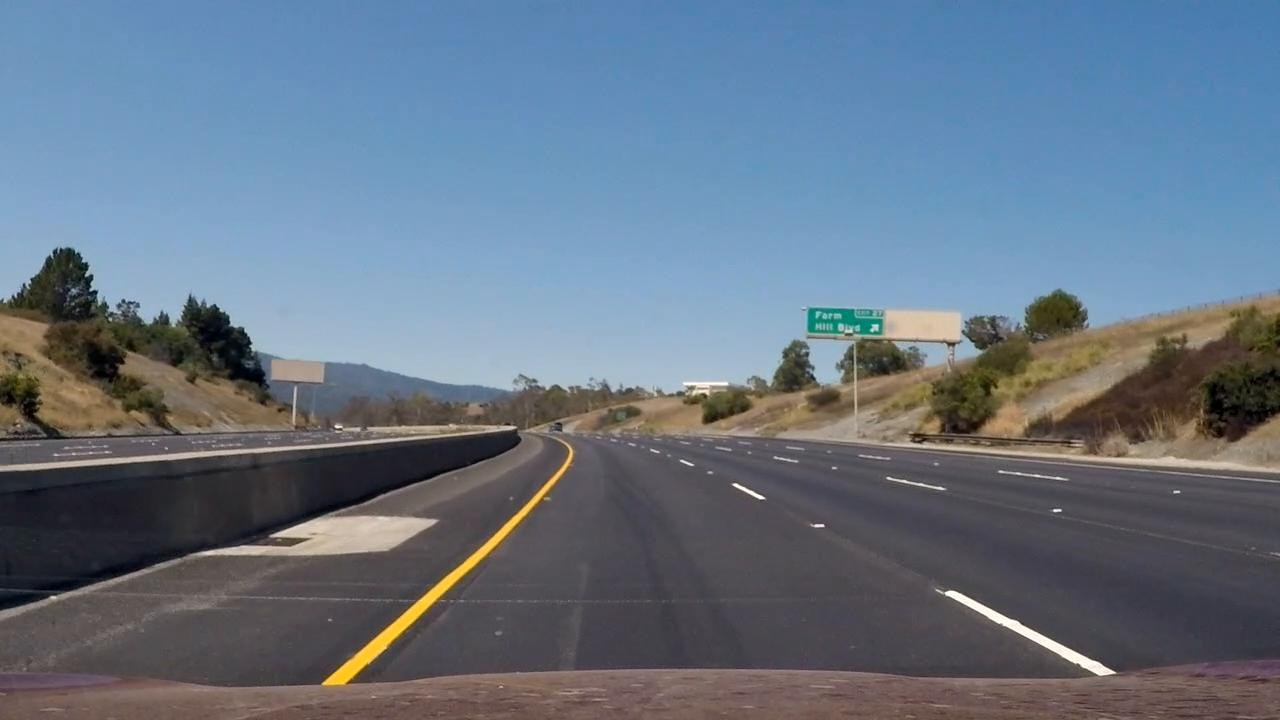
#> input picture test_18.jpg, 1280 x 720 px
$ python main.py   (older library calls are emulated)
#> lines starting #> are read from the running program, lines starting #| are printed output that depends on the picture; after the words box and inside, x2 and y2 are one past the last pixel; in counts of white or black regions, pixels touching at a corner belong together; long printed decimals are rounded
import sys
import numpy as np
import cv2
import matplotlib.pyplot as plt
import matplotlib.image as mpimg
import pickle
from scipy.misc import imshow

def weighted_img(img, initial_img, α=0.8, β=1., λ=0.):
    """
    `img` is the output of the hough_lines(), An image with lines drawn on it.
    Should be a blank image (all black) with lines drawn on it.

    `initial_img` should be the image before any processing.

    The result image is computed as follows:

    initial_img * α + img * β + λ
    NOTE: initial_img and img must be the same shape!
    """
    return cv2.addWeighted(initial_img, α, img, β, λ)

def draw_lines(img, lines, color=[0, 0, 255], thickness=10):
    """
    NOTE: this is the function you might want to use as a starting point once you want to
    average/extrapolate the line segments you detect to map out the full
    extent of the lane (going from the result shown in raw-lines-example.mp4
    to that shown in P1_example.mp4).

    Think about things like separating line segments by their
    slope ((y2-y1)/(x2-x1)) to decide which segments are part of the left
    line vs. the right line.  Then, you can average the position of each of
    the lines and extrapolate to the top and bottom of the lane.

    This function draws `lines` with `color` and `thickness`.
    Lines are drawn on the image inplace (mutates the image).
    If you want to make the lines semi-transparent, think about combining
    this function with the weighted_img() function below
    """
    k_left = 0
    k_right = 0
    line_left = 0
    line_right = 0
    x1_left = 0
    y1_left = 0
    x2_left = 0
    y2_left = 0

    x1_right = 0
    y1_right = 0
    x2_right = 0
    y2_right = 0

    for line in lines:
        for x1,y1,x2,y2 in line:
            if ((y2-y1)/(x2-x1)<0):
                x1_left = x1_left + x1
                y1_left = y1_left + y1
                x2_left = x2_left + x2
                y2_left = y2_left + y2

                line_left = line_left + 1
            elif ((y2-y1)/(x2-x1)>0):
                x1_right = x1_right + x1
                y1_right = y1_right + y1
                x2_right = x2_right + x2
                y2_right = y2_right + y2
                line_right = line_right + 1

    x1_left = x1_left/line_left
    y1_left = y1_left/line_left
    x2_left = x2_left/line_left
    y2_left = y2_left/line_left

    x1_right = x1_right/line_right
    y1_right = y1_right/line_right
    x2_right = x2_right/line_right
    y2_right = y2_right/line_right

    k_left = (y2_left-y1_left)/(x2_left-x1_left)
    k_right = (y2_right-y1_right)/(x2_right-x1_right)


    y1_left_fin = 480
    x1_left_fin = x2_left - (y2_left-y1_left_fin)/k_left
    y2_left_fin = img.shape[0]
    x2_left_fin = x2_left - (y2_left-y2_left_fin)/k_left

    y1_right_fin = 480
    x1_right_fin = x2_right - (y2_right-y1_right_fin)/k_right
    y2_right_fin = img.shape[0]
    x2_right_fin = x2_right - (y2_right-y2_right_fin)/k_right

    return([x1_left_fin,y1_left_fin],[x2_left_fin,y2_left_fin],[x1_right_fin,y1_right_fin]
           ,[x2_right_fin,y2_right_fin])

def hough_lines(img, rho, theta, threshold, min_line_len, max_line_gap):
    """
    `img` should be the output of a Canny transform.

    Returns an image with hough lines drawn.
    """
    lines = cv2.HoughLinesP(img, rho, theta, threshold, np.array([]), minLineLength=min_line_len, maxLineGap=max_line_gap)
    line_img = np.zeros(img.shape, dtype=np.uint8)
    line_colorimge = np.dstack((line_img,line_img,line_img))
    a,b,c,d = draw_lines(line_colorimge, lines)

    return a,b,c,d

def region_of_interest(img, vertices):
    """
    Applies an image mask.

    Only keeps the region of the image defined by the polygon
    formed from `vertices`. The rest of the image is set to black.
    """
    #defining a blank mask to start with
    mask = np.zeros_like(img)

    #defining a 3 channel or 1 channel color to fill the mask with depending on the input image
    if len(img.shape) > 2:
        channel_count = img.shape[2]  # i.e. 3 or 4 depending on your image
        ignore_mask_color = (255,) * channel_count
    else:
        ignore_mask_color = 255

    #filling pixels inside the polygon defined by "vertices" with the fill color
    cv2.fillPoly(mask, vertices, ignore_mask_color)

    #returning the image only where mask pixels are nonzero
    masked_image = cv2.bitwise_and(img, mask)

    return masked_image
# Define a function that takes an image, gradient orientation,
# and threshold min / max values.
def abs_sobel_thresh(img, orient='x', sobel_kernel=3, thresh=(0, 255)):
    # Convert to grayscale
    gray = cv2.cvtColor(img, cv2.COLOR_RGB2GRAY)
    # Apply x or y gradient with the OpenCV Sobel() function
    # and take the absolute value
    if orient == 'x':
        abs_sobel = np.absolute(cv2.Sobel(gray, cv2.CV_64F, 1, 0))
    if orient == 'y':
        abs_sobel = np.absolute(cv2.Sobel(gray, cv2.CV_64F, 0, 1))
    # Rescale back to 8 bit integer
    scaled_sobel = np.uint8(255*abs_sobel/np.max(abs_sobel))
    # Create a copy and apply the threshold
    binary_output = np.zeros_like(scaled_sobel)
    # Here I'm using inclusive (>=, <=) thresholds, but exclusive is ok too
    binary_output[(scaled_sobel >= thresh[0]) & (scaled_sobel <= thresh[1])] = 1

    # Return the result
    return binary_output

# Define a function to return the magnitude of the gradient
# for a given sobel kernel size and threshold values
def mag_thresh(img, sobel_kernel=3, mag_thresh=(0, 255)):
    # Convert to grayscale
    gray = cv2.cvtColor(img, cv2.COLOR_RGB2GRAY)
    # Take both Sobel x and y gradients
    sobelx = cv2.Sobel(gray, cv2.CV_64F, 1, 0, ksize=sobel_kernel)
    sobely = cv2.Sobel(gray, cv2.CV_64F, 0, 1, ksize=sobel_kernel)
    # Calculate the gradient magnitude
    gradmag = np.sqrt(sobelx**2 + sobely**2)
    # Rescale to 8 bit
    scale_factor = np.max(gradmag)/255.
    gradmag = (gradmag/scale_factor).astype(np.uint8)
    # Create a binary image of ones where threshold is met, zeros otherwise
    binary_output = np.zeros_like(gradmag)
    binary_output[(gradmag >= mag_thresh[0]) & (gradmag <= mag_thresh[1])] = 1

    # Return the binary image
    return binary_output

# Define a function to threshold an image for a given range and Sobel kernel
def dir_threshold(img, sobel_kernel=3, thresh=(0, np.pi/2)):
    # Grayscale
    gray = cv2.cvtColor(img, cv2.COLOR_RGB2GRAY)
    # Calculate the x and y gradients
    sobelx = cv2.Sobel(gray, cv2.CV_64F, 1, 0, ksize=sobel_kernel)
    sobely = cv2.Sobel(gray, cv2.CV_64F, 0, 1, ksize=sobel_kernel)
    # Take the absolute value of the gradient direction,
    # apply a threshold, and create a binary image result
    # Here I'm suppressing annoying error messages
    with np.errstate(divide='ignore', invalid='ignore'):
        absgraddir = np.absolute(np.arctan(sobely/sobelx))
        binary_output =  np.zeros_like(absgraddir)
        binary_output[(absgraddir >= thresh[0]) & (absgraddir <= thresh[1])] = 1

    # Return the binary image
    return binary_output


def hls_select(img, thresh=(0, 255)):
    # 1) Convert to HLS color space
    # 2) Apply a threshold to the S channel
    # 3) Return a binary image of threshold result
    hls = cv2.cvtColor(img,cv2.COLOR_RGB2HLS)

    s = hls[:,:,2]
    s = 255.0 * s/np.max(s)

    retval, binary_output = cv2.threshold(s.astype('uint8'),thresh[0],thresh[1],cv2.THRESH_BINARY)
    return binary_output


# Choose a Sobel kernel size
ksize = 3 # Choose a larger odd number to smooth gradient measurements
# Read in an image
image = mpimg.imread('test_18.jpg')
#> image is the input picture: shape (720, 1280, 3); mean R, G, B 101.7, 116.3, 132.2


with open( "camera_cal/wide_dist_pickle.p" ,"rb") as pickfile:
#> (reads camera_cal/wide_dist_pickle.p from the repository)
    dist_pickle = pickle.load( pickfile )

mtx = dist_pickle["mtx"]
dist = dist_pickle["dist"]
indist = cv2.undistort(image, mtx, dist, None, mtx)
'''
f, (ax1, ax2) = plt.subplots(1, 2, figsize=(24, 9))
f.tight_layout()
ax1.imshow(image)
ax1.set_title('Original Image', fontsize=50)
ax2.imshow(dst, cmap='gray')
ax2.set_title('Combined image', fontsize=50)
plt.subplots_adjust(left=0., right=1, top=0.9, bottom=0.)
plt.show()
sys.exit()
'''
# Apply each of the thresholding functions
gradx = abs_sobel_thresh(indist, orient='x', sobel_kernel=ksize, thresh=(20, 250))
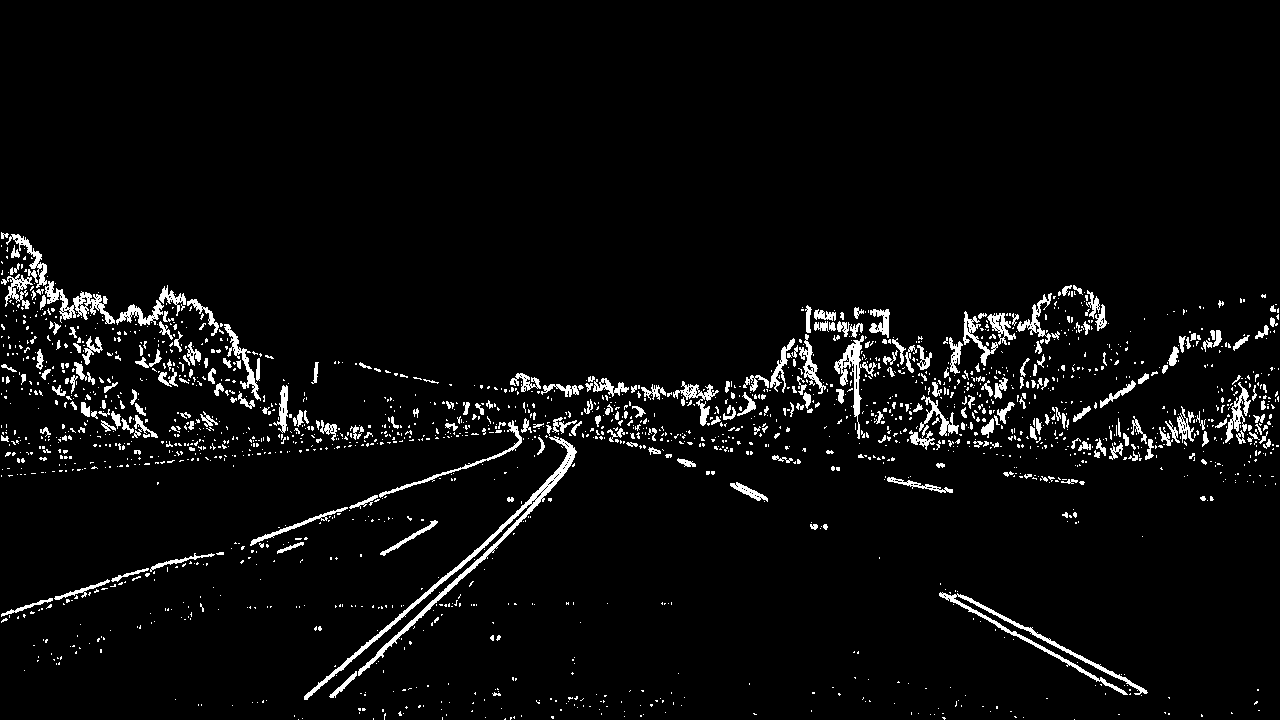
#> gradx: shape (720, 1280); values 0 (black) and 1 (white), 4.3% white; 2013 white regions (1717 under 20 px), largest, box (x1, y1, x2, y2) and area: (304, 436, 577, 700) 2992, (939, 592, 1148, 695) 1604, (45, 281, 115, 324) 958
grady = abs_sobel_thresh(indist, orient='y', sobel_kernel=ksize, thresh=(20, 250))
#> grady: shape (720, 1280); values 0 (black) and 1 (white), 7.1% white; 1537 white regions (1242 under 20 px), largest, box (x1, y1, x2, y2) and area: (0, 321, 856, 478) 10437, (647, 417, 1280, 488) 8033, (117, 453, 1192, 709) 7694
mag_binary = mag_thresh(indist, sobel_kernel=ksize, mag_thresh=(40, 250))
#> in mag_thresh, `sobely = cv2.Sobel(gray, cv2.CV_64F, 0, 1, ksize=sobel_kernel)`:
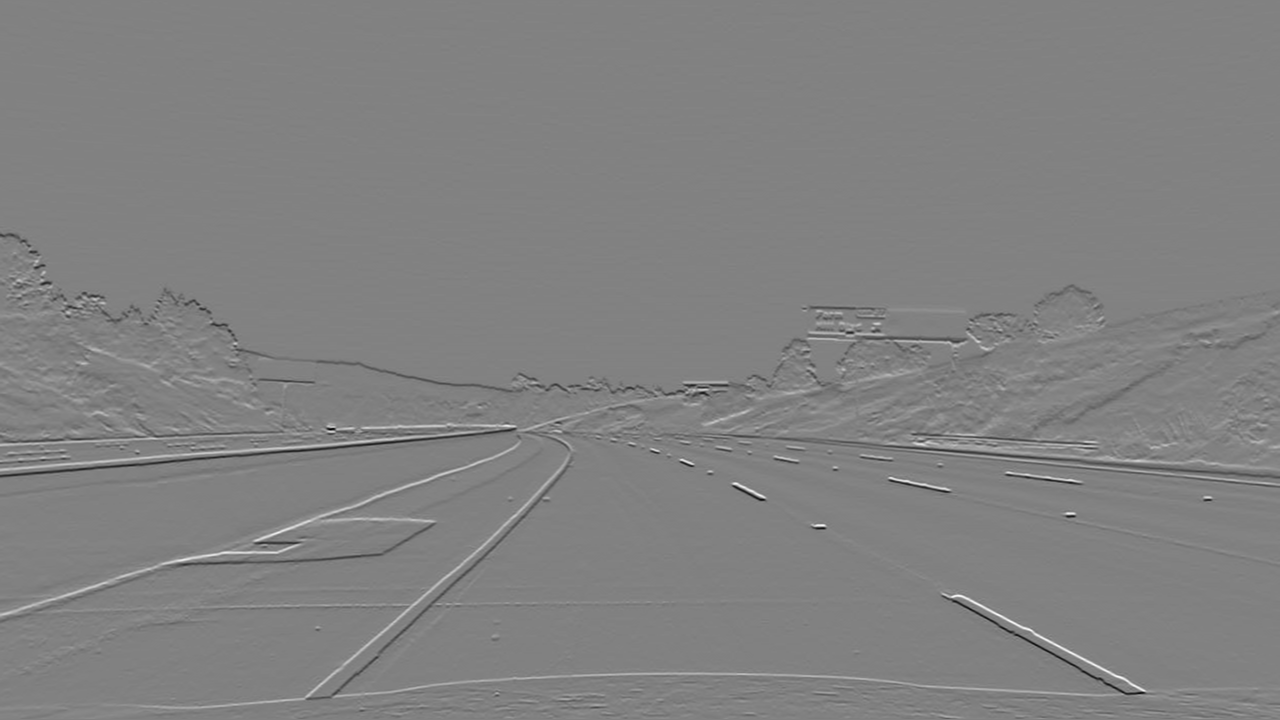
#> sobely: shape (720, 1280) float64; min -663, max 642, mean -0.3; drawn with min black and max white
#> in mag_thresh, `scale_factor = np.max(gradmag)/255.`: scale_factor = 2.71
#> mag_binary: shape (720, 1280); values 0 (black) and 1 (white), 4.1% white; 660 white regions (530 under 20 px), largest, box (x1, y1, x2, y2) and area: (0, 416, 579, 617) 7396, (141, 435, 1153, 709) 6099, (717, 417, 1280, 479) 3990
dir_binary = dir_threshold(indist, sobel_kernel=ksize, thresh=(np.pi/6, np.pi/4))
#> dir_binary: shape (720, 1280) float64; values 0 (black) and 1 (white), 12.5% white in thin lines or dots
s_binary = hls_select(indist, thresh=(80, 255))
#> in hls_select, `hls = cv2.cvtColor(img,cv2.COLOR_RGB2HLS)`: hls: shape (720, 1280, 3); mean of channels 0, 1, 2 92.6, 117.4, 61.8
#> in hls_select, `s = hls[:,:,2]`:
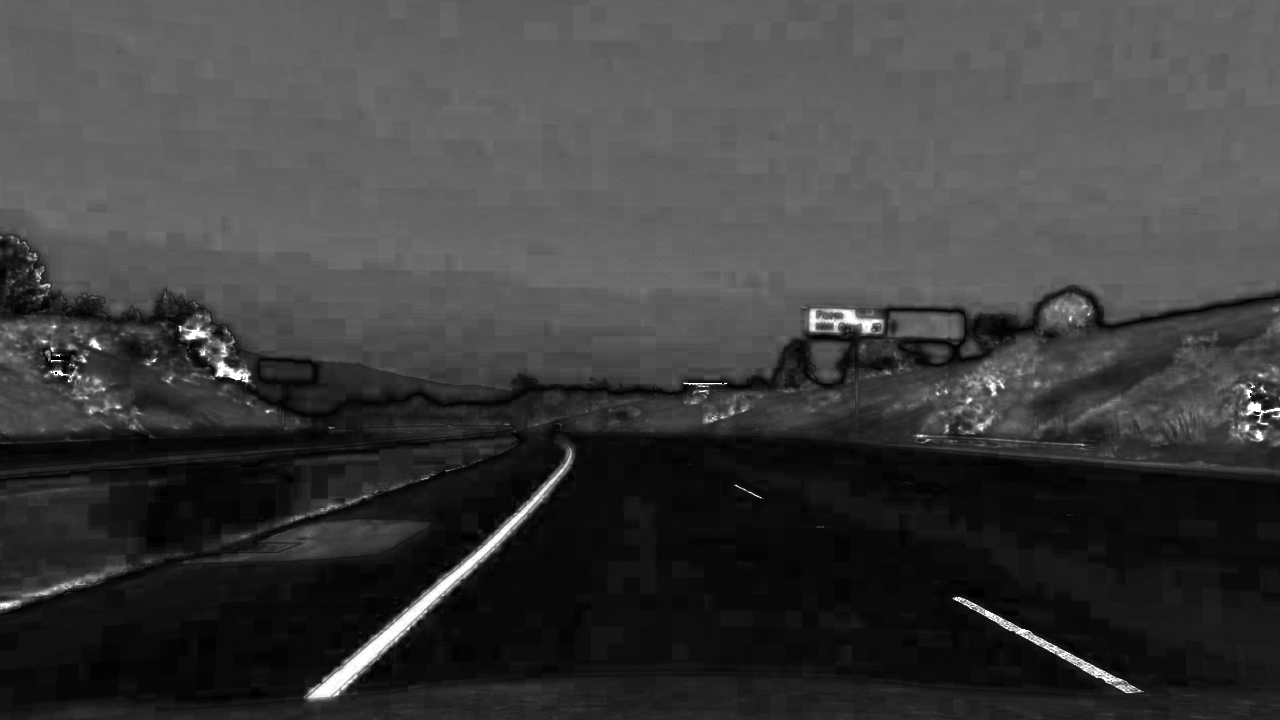
#> s: shape (720, 1280); min 0, max 255, mean 61.8
#> in hls_select, `retval, binary_output = cv2.threshold(s.astype('uint8'),thresh[0],thre..`:
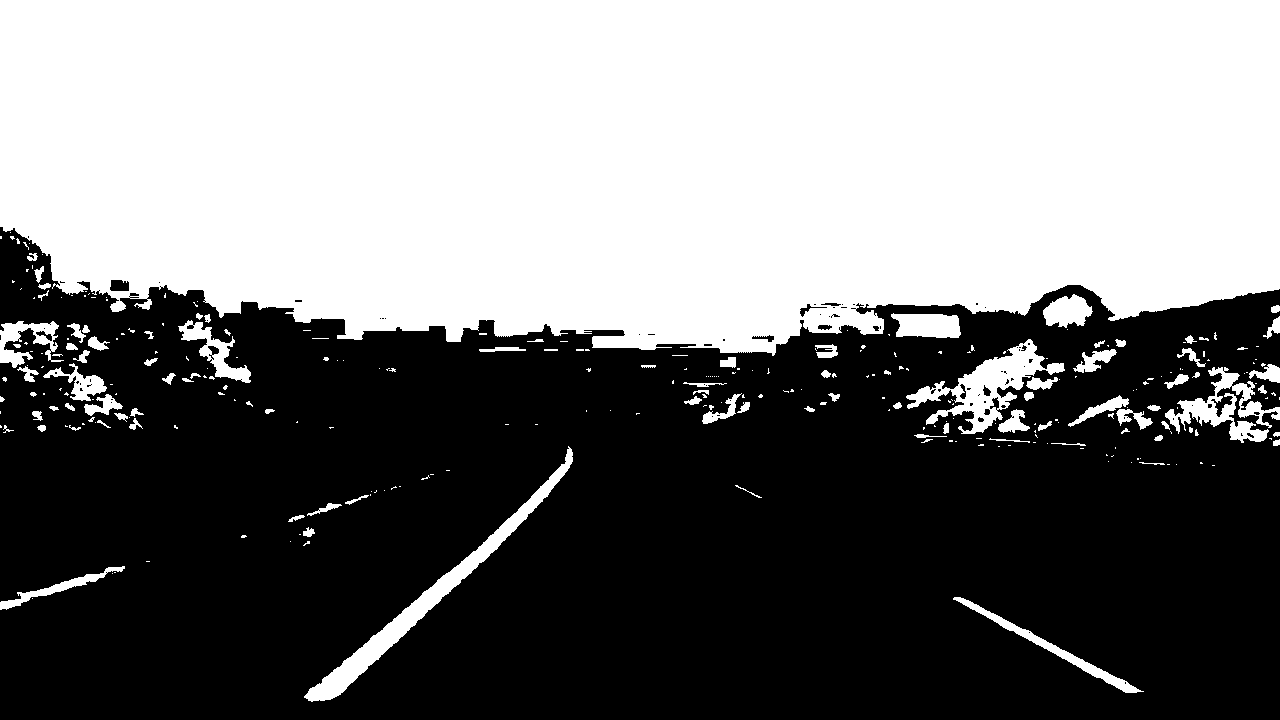
#> binary_output: shape (720, 1280); 47% white; 300 white regions (203 under 20 px), largest, box (x1, y1, x2, y2) and area: (0, 0, 1280, 356) 402643, (304, 446, 573, 702) 5623, (906, 339, 1065, 434) 4556
#> in hls_select, `retval, binary_output = cv2.threshold(s.astype('uint8'),thresh[0],thre..`: retval = 80

combined = np.zeros_like(dir_binary, dtype=np.uint8)
combined[ (s_binary == 255)|((((gradx == 1)) & (grady == 1)) | ((mag_binary == 1) & (dir_binary == 1)))] = 1


imshape = combined.shape
vertices = np.array([[(80,imshape[0]-50),(550, 480), (800, 480), (imshape[1],imshape[0]-50)]], dtype=np.int32)
masked_edges = region_of_interest(combined,vertices)
#> in region_of_interest, `cv2.fillPoly(mask, vertices, ignore_mask_color)`: mask: shape (720, 1280); 15.1% white; 1 white region, box (x1, y1, x2, y2) and area: (80, 480, 1280, 671) 138855
#> in region_of_interest, `masked_image = cv2.bitwise_and(img, mask)`: img: shape (720, 1280); values 0 (black) and 1 (white), 48.9% white; 1845 white regions (1656 under 20 px), largest, box (x1, y1, x2, y2) and area: (0, 0, 1280, 356) 403930, (304, 436, 576, 702) 5758, (906, 339, 1065, 436) 4804

'''
f, (ax1, ax2) = plt.subplots(1, 2, figsize=(24, 9))
f.tight_layout()
ax1.imshow(image)
ax1.set_title('Original Image', fontsize=50)
ax2.imshow(masked_edges, cmap='gray')
ax2.set_title('Combined image', fontsize=50)
plt.subplots_adjust(left=0., right=1, top=0.9, bottom=0.)
plt.show()
sys.exit()
'''

# Define the Hough transform parameters
# Make a blank the same size as our image to draw on
rho = 2 # distance resolution in pixels of the Hough grid
theta = np.pi/180 # angular resolution in radians of the Hough grid
threshold = 60     # minimum number of votes (intersections in Hough grid cell)
min_line_length = 30 #minimum number of pixels making up a line
max_line_gap = 20    # maximum gap in pixels between connectable line segments

a,b,c,d = hough_lines(masked_edges, rho, theta, threshold, min_line_length, max_line_gap)
#> in hough_lines, `lines = cv2.HoughLinesP(img, rho, theta, threshold, np.array([]), minL..`: img: shape (720, 1280); values 0 (black) and 1 (white), 0.76% white; 67 white regions (62 under 20 px), largest, box (x1, y1, x2, y2) and area: (333, 480, 560, 671) 4371, (940, 592, 1109, 671) 2046, (731, 482, 767, 501) 245, (380, 531, 425, 556) 148, (810, 524, 818, 530) 34
#> in hough_lines, `a,b,c,d = draw_lines(line_colorimge, lines)`: line_colorimge: shape (720, 1280, 3); every value is 0
#> a = [564.6, 480]; b = [281.9, 720]; c = [730.9, 480]; d = [1187.2, 720]
#mat_array = cv2.fromarray(masked_edges)
src =  np.float32([a,c,d,b])
offset = 200 # offset for dst points
img_size = (combined.shape[1], combined.shape[0])
#> img_size = (1280, 720)
offset = 300 # offset for dst points
offset_y = 80
dst = np.float32([[offset, offset], [img_size[0]-offset, offset],
                                            [img_size[0]-offset, img_size[1]-offset_y],
                                            [offset, img_size[1]-offset_y]])
print(src)
#| [[ 564.569  480.     ]
#|  [ 730.8624   480.     ]
#|  [1187.184    720.     ]
#|  [ 281.908  720.     ]]
print(dst)
#| [[300. 300.]
#|  [980. 300.]
#|  [980. 640.]
#|  [300. 640.]]

M = cv2.getPerspectiveTransform(src, dst)
Minv = cv2.getPerspectiveTransform(dst,src)
warped = cv2.warpPerspective(combined,M,img_size)
#color_edges = np.dstack((masked_edges,masked_edges,masked_edges))
#result = weighted_img(color_edges,lines_image,0.8, 1., 0)


# Plot up the fake data
f, (ax1, ax2) = plt.subplots(1, 2, figsize=(24, 9))
f.tight_layout()
for poin in vertices[0]:
    ax1.plot(poin[0], poin[1], 'o', color='green')

for poin in src:
    ax1.plot(poin[0], poin[1], 'o', color='red')

for poin in dst:
    ax2.plot(poin[0], poin[1], 'o', color='blue')
ax1.imshow(masked_edges)
ax1.set_title('Original Image', fontsize=50)
ax2.imshow(warped, cmap='gray')
ax2.set_title('Combined image', fontsize=50)
plt.subplots_adjust(left=0., right=1, top=0.9, bottom=0.)
plt.show()
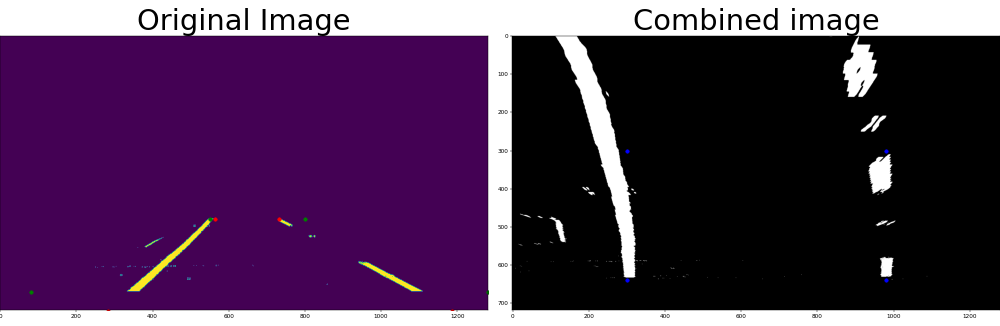
#> figure drawn by matplotlib, 2 panels


#> (the run stopped early here; a loop or call above may not have finished)
